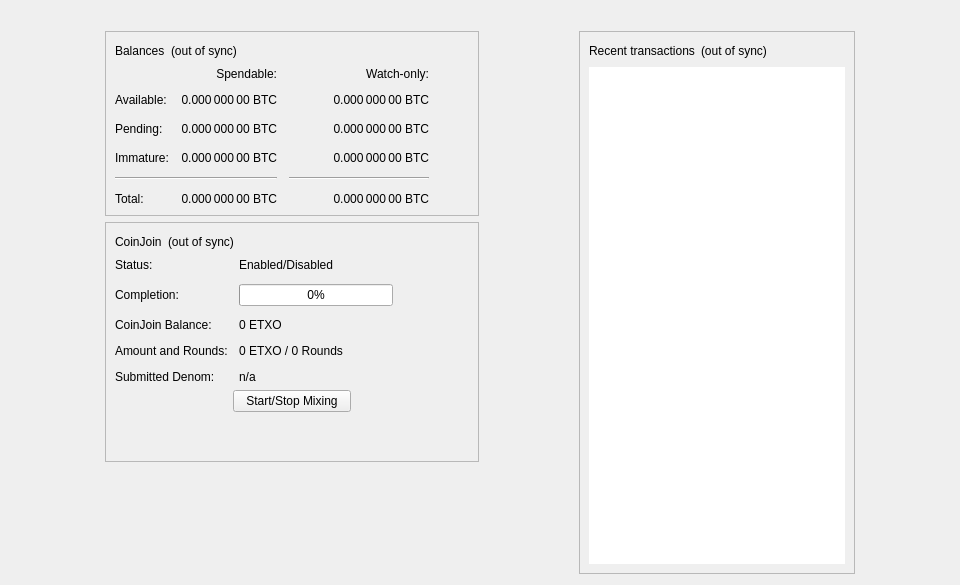
<?xml version="1.0" encoding="UTF-8"?>
<ui version="4.0">
 <class>OverviewPage</class>
 <widget class="QWidget" name="OverviewPage">
  <property name="geometry">
   <rect>
    <x>0</x>
    <y>0</y>
    <width>960</width>
    <height>585</height>
   </rect>
  </property>
  <property name="minimumSize">
   <size>
    <width>960</width>
    <height>0</height>
   </size>
  </property>
  <property name="windowTitle">
   <string>Form</string>
  </property>
  <layout class="QVBoxLayout" name="topLayout">
   <item>
    <widget class="QLabel" name="labelAlerts">
     <property name="visible">
      <bool>false</bool>
     </property>
     <property name="wordWrap">
      <bool>true</bool>
     </property>
     <property name="margin">
      <number>3</number>
     </property>
     <property name="textInteractionFlags">
      <set>Qt::TextSelectableByMouse</set>
     </property>
    </widget>
   </item>
   <item>
    <layout class="QHBoxLayout" name="horizontalLayout" stretch="1,0,1,0,1">
     <item>
      <spacer name="horizontalSpacerLeft">
       <property name="orientation">
        <enum>Qt::Horizontal</enum>
       </property>
       <property name="sizeType">
        <enum>QSizePolicy::Preferred</enum>
       </property>
       <property name="sizeHint" stdset="0">
        <size>
         <width>10</width>
         <height>20</height>
        </size>
       </property>
      </spacer>
     </item>
     <item>
      <layout class="QVBoxLayout" name="verticalLayout_2">
       <item>
        <widget class="QFrame" name="frame">
         <property name="frameShape">
          <enum>QFrame::StyledPanel</enum>
         </property>
         <property name="frameShadow">
          <enum>QFrame::Raised</enum>
         </property>
         <layout class="QVBoxLayout" name="verticalLayout_4">
          <item>
           <layout class="QHBoxLayout" name="horizontalLayout_4">
            <item>
             <widget class="QLabel" name="label_5">
              <property name="text">
               <string>Balances</string>
              </property>
             </widget>
            </item>
            <item>
             <widget class="QLabel" name="labelWalletStatus">
              <property name="toolTip">
               <string>The displayed information may be out of date. Your wallet automatically synchronizes with the ETXO network after a connection is established, but this process has not completed yet.</string>
              </property>
              <property name="text">
               <string notr="true">(out of sync)</string>
              </property>
              <property name="alignment">
               <set>Qt::AlignLeading|Qt::AlignLeft|Qt::AlignVCenter</set>
              </property>
             </widget>
            </item>
            <item>
             <spacer name="horizontalSpacer_3">
              <property name="orientation">
               <enum>Qt::Horizontal</enum>
              </property>
              <property name="sizeHint" stdset="0">
               <size>
                <width>40</width>
                <height>20</height>
               </size>
              </property>
             </spacer>
            </item>
           </layout>
          </item>
          <item>
           <layout class="QGridLayout" name="gridLayout">
            <property name="spacing">
             <number>12</number>
            </property>
            <item row="2" column="2">
             <widget class="QLabel" name="labelWatchPending">
              <property name="cursor">
               <cursorShape>IBeamCursor</cursorShape>
              </property>
              <property name="toolTip">
               <string>Unconfirmed transactions to watch-only addresses</string>
              </property>
              <property name="text">
               <string notr="true">0.000 000 00 BTC</string>
              </property>
              <property name="alignment">
               <set>Qt::AlignRight|Qt::AlignTrailing|Qt::AlignVCenter</set>
              </property>
              <property name="textInteractionFlags">
               <set>Qt::LinksAccessibleByMouse|Qt::TextSelectableByKeyboard|Qt::TextSelectableByMouse</set>
              </property>
             </widget>
            </item>
            <item row="2" column="1">
             <widget class="QLabel" name="labelUnconfirmed">
              <property name="cursor">
               <cursorShape>IBeamCursor</cursorShape>
              </property>
              <property name="toolTip">
               <string>Total of transactions that have yet to be confirmed, and do not yet count toward the spendable balance</string>
              </property>
              <property name="text">
               <string notr="true">0.000 000 00 BTC</string>
              </property>
              <property name="alignment">
               <set>Qt::AlignRight|Qt::AlignTrailing|Qt::AlignVCenter</set>
              </property>
              <property name="textInteractionFlags">
               <set>Qt::LinksAccessibleByMouse|Qt::TextSelectableByKeyboard|Qt::TextSelectableByMouse</set>
              </property>
             </widget>
            </item>
            <item row="3" column="2">
             <widget class="QLabel" name="labelWatchImmature">
              <property name="cursor">
               <cursorShape>IBeamCursor</cursorShape>
              </property>
              <property name="toolTip">
               <string>Mined balance in watch-only addresses that has not yet matured</string>
              </property>
              <property name="text">
               <string notr="true">0.000 000 00 BTC</string>
              </property>
              <property name="alignment">
               <set>Qt::AlignRight|Qt::AlignTrailing|Qt::AlignVCenter</set>
              </property>
              <property name="textInteractionFlags">
               <set>Qt::LinksAccessibleByMouse|Qt::TextSelectableByKeyboard|Qt::TextSelectableByMouse</set>
              </property>
             </widget>
            </item>
            <item row="4" column="0" colspan="2">
             <widget class="Line" name="lineSpendableBalance">
              <property name="orientation">
               <enum>Qt::Horizontal</enum>
              </property>
             </widget>
            </item>
            <item row="4" column="2">
             <widget class="Line" name="lineWatchBalance">
              <property name="sizePolicy">
               <sizepolicy hsizetype="Preferred" vsizetype="Fixed">
                <horstretch>0</horstretch>
                <verstretch>0</verstretch>
               </sizepolicy>
              </property>
              <property name="minimumSize">
               <size>
                <width>140</width>
                <height>0</height>
               </size>
              </property>
              <property name="orientation">
               <enum>Qt::Horizontal</enum>
              </property>
             </widget>
            </item>
            <item row="5" column="0">
             <widget class="QLabel" name="labelTotalText">
              <property name="text">
               <string>Total:</string>
              </property>
             </widget>
            </item>
            <item row="3" column="1">
             <widget class="QLabel" name="labelImmature">
              <property name="cursor">
               <cursorShape>IBeamCursor</cursorShape>
              </property>
              <property name="toolTip">
               <string>Mined balance that has not yet matured</string>
              </property>
              <property name="text">
               <string notr="true">0.000 000 00 BTC</string>
              </property>
              <property name="alignment">
               <set>Qt::AlignRight|Qt::AlignTrailing|Qt::AlignVCenter</set>
              </property>
              <property name="textInteractionFlags">
               <set>Qt::LinksAccessibleByMouse|Qt::TextSelectableByKeyboard|Qt::TextSelectableByMouse</set>
              </property>
             </widget>
            </item>
            <item row="2" column="3">
             <spacer name="horizontalSpacer_2">
              <property name="orientation">
               <enum>Qt::Horizontal</enum>
              </property>
              <property name="sizeHint" stdset="0">
               <size>
                <width>40</width>
                <height>20</height>
               </size>
              </property>
             </spacer>
            </item>
            <item row="3" column="0">
             <widget class="QLabel" name="labelImmatureText">
              <property name="text">
               <string>Immature:</string>
              </property>
             </widget>
            </item>
            <item row="5" column="1">
             <widget class="QLabel" name="labelTotal">
              <property name="cursor">
               <cursorShape>IBeamCursor</cursorShape>
              </property>
              <property name="toolTip">
               <string>Your current total balance</string>
              </property>
              <property name="text">
               <string notr="true">0.000 000 00 BTC</string>
              </property>
              <property name="alignment">
               <set>Qt::AlignRight|Qt::AlignTrailing|Qt::AlignVCenter</set>
              </property>
              <property name="textInteractionFlags">
               <set>Qt::LinksAccessibleByMouse|Qt::TextSelectableByKeyboard|Qt::TextSelectableByMouse</set>
              </property>
             </widget>
            </item>
            <item row="5" column="2">
             <widget class="QLabel" name="labelWatchTotal">
              <property name="cursor">
               <cursorShape>IBeamCursor</cursorShape>
              </property>
              <property name="toolTip">
               <string>Current total balance in watch-only addresses</string>
              </property>
              <property name="text">
               <string notr="true">0.000 000 00 BTC</string>
              </property>
              <property name="alignment">
               <set>Qt::AlignRight|Qt::AlignTrailing|Qt::AlignVCenter</set>
              </property>
              <property name="textInteractionFlags">
               <set>Qt::LinksAccessibleByMouse|Qt::TextSelectableByKeyboard|Qt::TextSelectableByMouse</set>
              </property>
             </widget>
            </item>
            <item row="0" column="2">
             <widget class="QLabel" name="labelWatchonly">
              <property name="text">
               <string>Watch-only:</string>
              </property>
              <property name="alignment">
               <set>Qt::AlignRight|Qt::AlignTrailing|Qt::AlignVCenter</set>
              </property>
             </widget>
            </item>
            <item row="1" column="0">
             <widget class="QLabel" name="labelBalanceText">
              <property name="text">
               <string>Available:</string>
              </property>
             </widget>
            </item>
            <item row="1" column="1">
             <widget class="QLabel" name="labelBalance">
              <property name="cursor">
               <cursorShape>IBeamCursor</cursorShape>
              </property>
              <property name="toolTip">
               <string>Your current spendable balance</string>
              </property>
              <property name="text">
               <string notr="true">0.000 000 00 BTC</string>
              </property>
              <property name="alignment">
               <set>Qt::AlignRight|Qt::AlignTrailing|Qt::AlignVCenter</set>
              </property>
              <property name="textInteractionFlags">
               <set>Qt::LinksAccessibleByMouse|Qt::TextSelectableByKeyboard|Qt::TextSelectableByMouse</set>
              </property>
             </widget>
            </item>
            <item row="1" column="2">
             <widget class="QLabel" name="labelWatchAvailable">
              <property name="cursor">
               <cursorShape>IBeamCursor</cursorShape>
              </property>
              <property name="toolTip">
               <string>Your current balance in watch-only addresses</string>
              </property>
              <property name="text">
               <string notr="true">0.000 000 00 BTC</string>
              </property>
              <property name="alignment">
               <set>Qt::AlignRight|Qt::AlignTrailing|Qt::AlignVCenter</set>
              </property>
              <property name="textInteractionFlags">
               <set>Qt::LinksAccessibleByMouse|Qt::TextSelectableByKeyboard|Qt::TextSelectableByMouse</set>
              </property>
             </widget>
            </item>
            <item row="2" column="0">
             <widget class="QLabel" name="labelPendingText">
              <property name="text">
               <string>Pending:</string>
              </property>
             </widget>
            </item>
            <item row="0" column="1">
             <widget class="QLabel" name="labelSpendable">
              <property name="text">
               <string>Spendable:</string>
              </property>
              <property name="alignment">
               <set>Qt::AlignRight|Qt::AlignTrailing|Qt::AlignVCenter</set>
              </property>
             </widget>
            </item>
           </layout>
          </item>
         </layout>
        </widget>
       </item>
       <item>
        <widget class="QFrame" name="frameCoinJoin">
         <property name="layoutDirection">
          <enum>Qt::LeftToRight</enum>
         </property>
         <property name="frameShape">
          <enum>QFrame::StyledPanel</enum>
         </property>
         <property name="frameShadow">
          <enum>QFrame::Raised</enum>
         </property>
         <layout class="QVBoxLayout" name="VerticalLayout_PS1">
          <item>
           <layout class="QHBoxLayout" name="horizontalLayout_5">
            <item>
             <widget class="QLabel" name="labelCoinJoinHeader">
              <property name="text">
               <string notr="true">CoinJoin</string>
              </property>
             </widget>
            </item>
            <item>
             <widget class="QLabel" name="labelCoinJoinSyncStatus">
              <property name="toolTip">
               <string>The displayed information may be out of date. Your wallet automatically synchronizes with the ETXO network after a connection is established, but this process has not completed yet.</string>
              </property>
              <property name="text">
               <string notr="true">(out of sync)</string>
              </property>
              <property name="alignment">
               <set>Qt::AlignLeading|Qt::AlignLeft|Qt::AlignVCenter</set>
              </property>
             </widget>
            </item>
            <item>
             <spacer name="horizontalSpacer_4">
              <property name="orientation">
               <enum>Qt::Horizontal</enum>
              </property>
              <property name="sizeHint" stdset="0">
               <size>
                <width>40</width>
                <height>20</height>
               </size>
              </property>
             </spacer>
            </item>
           </layout>
          </item>
          <item>
           <layout class="QFormLayout" name="coinJoinFormLayout">
            <property name="fieldGrowthPolicy">
             <enum>QFormLayout::AllNonFixedFieldsGrow</enum>
            </property>
            <property name="horizontalSpacing">
             <number>11</number>
            </property>
            <property name="verticalSpacing">
             <number>12</number>
            </property>
            <item row="0" column="0">
             <widget class="QLabel" name="labelCoinJoinEnabledText">
              <property name="text">
               <string>Status:</string>
              </property>
             </widget>
            </item>
            <item row="0" column="1">
             <widget class="QLabel" name="labelCoinJoinEnabled">
              <property name="text">
               <string>Enabled/Disabled</string>
              </property>
             </widget>
            </item>
            <item row="1" column="0">
             <widget class="QLabel" name="labelCompletitionText">
              <property name="text">
               <string>Completion:</string>
              </property>
             </widget>
            </item>
            <item row="1" column="1">
             <widget class="QProgressBar" name="coinJoinProgress">
              <property name="maximumSize">
               <size>
                <width>154</width>
                <height>16777215</height>
               </size>
              </property>
              <property name="value">
               <number>0</number>
              </property>
             </widget>
            </item>
            <item row="2" column="0">
             <widget class="QLabel" name="labelAnonymizedText">
              <property name="text">
               <string notr="true">CoinJoin Balance:</string>
              </property>
             </widget>
            </item>
            <item row="2" column="1">
             <widget class="QLabel" name="labelAnonymized">
              <property name="text">
               <string notr="true">0 ETXO</string>
              </property>
             </widget>
            </item>
            <item row="3" column="0">
             <widget class="QLabel" name="labelAmountAndRoundsText">
              <property name="text">
               <string>Amount and Rounds:</string>
              </property>
             </widget>
            </item>
            <item row="3" column="1">
             <widget class="QLabel" name="labelAmountRounds">
              <property name="text">
               <string>0 ETXO / 0 Rounds</string>
              </property>
             </widget>
            </item>
            <item row="4" column="0">
             <widget class="QLabel" name="labelSubmittedDenomText">
              <property name="text">
               <string>Submitted Denom:</string>
              </property>
             </widget>
            </item>
            <item row="4" column="1">
             <widget class="QLabel" name="labelSubmittedDenom">
              <property name="toolTip">
               <string>The denominations you submitted to the Masternode.&lt;br&gt;To mix, other users must submit the exact same denominations.</string>
              </property>
              <property name="text">
               <string>n/a</string>
              </property>
              <property name="wordWrap">
               <bool>true</bool>
              </property>
             </widget>
            </item>
           </layout>
          </item>
          <item>
           <layout class="QVBoxLayout" name="VerticalLayout_PS">
            <item>
             <layout class="QHBoxLayout" name="horizontalLayout_3">
              <property name="topMargin">
               <number>0</number>
              </property>
              <item>
               <spacer name="horizontalSpacer_5">
                <property name="orientation">
                 <enum>Qt::Horizontal</enum>
                </property>
                <property name="sizeHint" stdset="0">
                 <size>
                  <width>40</width>
                  <height>20</height>
                 </size>
                </property>
               </spacer>
              </item>
              <item>
               <widget class="QPushButton" name="toggleCoinJoin">
                <property name="sizePolicy">
                 <sizepolicy hsizetype="MinimumExpanding" vsizetype="Fixed">
                  <horstretch>0</horstretch>
                  <verstretch>0</verstretch>
                 </sizepolicy>
                </property>
                <property name="text">
                 <string>Start/Stop Mixing</string>
                </property>
               </widget>
              </item>
              <item>
               <spacer name="horizontalSpacer_6">
                <property name="orientation">
                 <enum>Qt::Horizontal</enum>
                </property>
                <property name="sizeHint" stdset="0">
                 <size>
                  <width>40</width>
                  <height>20</height>
                 </size>
                </property>
               </spacer>
              </item>
             </layout>
            </item>
            <item>
             <spacer name="verticalSpacer_3">
              <property name="orientation">
               <enum>Qt::Vertical</enum>
              </property>
              <property name="sizeHint" stdset="0">
               <size>
                <width>20</width>
                <height>40</height>
               </size>
              </property>
             </spacer>
            </item>
           </layout>
          </item>
         </layout>
        </widget>
       </item>
       <item>
        <spacer name="verticalSpacer">
         <property name="orientation">
          <enum>Qt::Vertical</enum>
         </property>
         <property name="sizeHint" stdset="0">
          <size>
           <width>20</width>
           <height>40</height>
          </size>
         </property>
        </spacer>
       </item>
      </layout>
     </item>
     <item>
      <spacer name="horizontalSpacerCenter">
       <property name="orientation">
        <enum>Qt::Horizontal</enum>
       </property>
       <property name="sizeHint" stdset="0">
        <size>
         <width>10</width>
         <height>20</height>
        </size>
       </property>
      </spacer>
     </item>
     <item>
      <layout class="QVBoxLayout" name="verticalLayout_3">
       <item>
        <widget class="QFrame" name="frame_2">
         <property name="frameShape">
          <enum>QFrame::StyledPanel</enum>
         </property>
         <property name="frameShadow">
          <enum>QFrame::Raised</enum>
         </property>
         <layout class="QVBoxLayout" name="verticalLayout">
          <item>
           <layout class="QHBoxLayout" name="horizontalLayout_2">
            <item>
             <widget class="QLabel" name="label_4">
              <property name="text">
               <string>Recent transactions</string>
              </property>
             </widget>
            </item>
            <item>
             <widget class="QLabel" name="labelTransactionsStatus">
              <property name="toolTip">
               <string>The displayed information may be out of date. Your wallet automatically synchronizes with the ETXO network after a connection is established, but this process has not completed yet.</string>
              </property>
              <property name="text">
               <string notr="true">(out of sync)</string>
              </property>
              <property name="alignment">
               <set>Qt::AlignLeading|Qt::AlignLeft|Qt::AlignVCenter</set>
              </property>
             </widget>
            </item>
            <item>
             <spacer name="horizontalSpacer">
              <property name="orientation">
               <enum>Qt::Horizontal</enum>
              </property>
              <property name="sizeHint" stdset="0">
               <size>
                <width>40</width>
                <height>20</height>
               </size>
              </property>
             </spacer>
            </item>
           </layout>
          </item>
          <item>
           <widget class="QListView" name="listTransactions">
            <property name="frameShape">
             <enum>QFrame::NoFrame</enum>
            </property>
            <property name="verticalScrollBarPolicy">
             <enum>Qt::ScrollBarAlwaysOff</enum>
            </property>
            <property name="horizontalScrollBarPolicy">
             <enum>Qt::ScrollBarAlwaysOff</enum>
            </property>
            <property name="selectionMode">
             <enum>QAbstractItemView::NoSelection</enum>
            </property>
           </widget>
          </item>
         </layout>
        </widget>
       </item>
      </layout>
     </item>
     <item>
      <spacer name="horizontalSpacerRight">
       <property name="orientation">
        <enum>Qt::Horizontal</enum>
       </property>
       <property name="sizeType">
        <enum>QSizePolicy::Preferred</enum>
       </property>
       <property name="sizeHint" stdset="0">
        <size>
         <width>10</width>
         <height>20</height>
        </size>
       </property>
      </spacer>
     </item>
    </layout>
   </item>
  </layout>
 </widget>
 <resources/>
 <connections/>
</ui>
